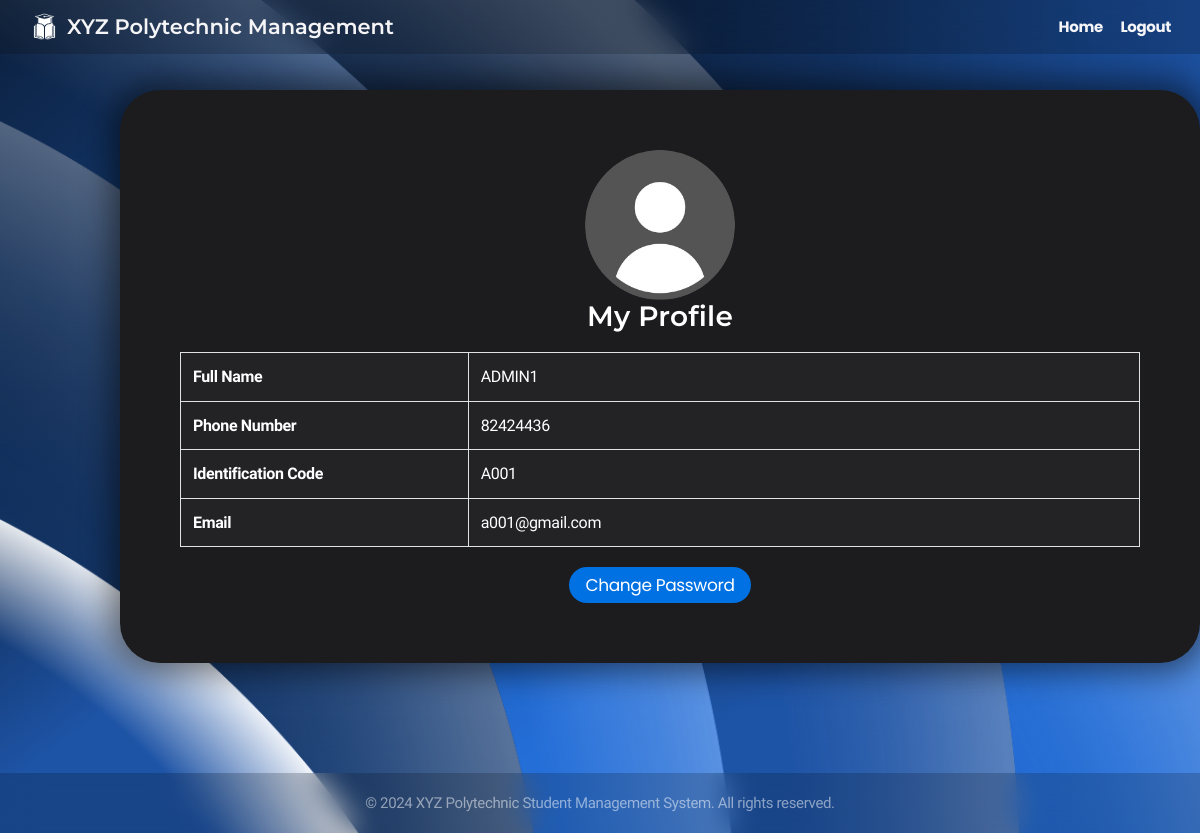
The page /admin_profile.php (signed in) on the database its author committed.
### tables this page shows
CREATE TABLE `user` (
  `identification_code` varchar(4) NOT NULL,
  `email` varchar(50) NOT NULL,
  `password` varchar(255) NOT NULL,
  `role_id` int(3) NOT NULL,
  `phone_number` int(8) NOT NULL,
  `full_name` varchar(50) NOT NULL,
  `login_tracker` int(255) NOT NULL
);

### admin_profile.php (the view, shortened to what this page needs)
<?php
$con = mysqli_connect("localhost", "root", "", "xyz polytechnic");
$admin_id_code = $_SESSION['session_identification_code'] ?? "";
$query = "
    SELECT
        u.full_name,
        u.phone_number,
        u.email,
        u.identification_code
    FROM user u
    WHERE u.identification_code = ?
";
$stmt = $con->prepare($query);
$stmt->bind_param('s', $admin_id_code);
$stmt->execute();
$result = $stmt->get_result();
$admin_data = [];
while ($row = $result->fetch_assoc()) {
    $admin_data[] = $row;
}
?>
<!DOCTYPE html>
<html lang="en">
<head>
    <link rel="stylesheet" href="/SWAP/styles.css">
</head>
<body>
    <div class="navbar">
        <div class="navbar-brand">
            <img src="logo.png" alt="XYZ Polytechnic Logo" class="school-logo">
            <h1>XYZ Polytechnic Management</h1>
        </div>
        <nav>
            <a href="admin_dashboard.php">Home</a>
            <a href="logout.php">Logout</a>
        </nav>
    </div>
    <div class="container">
        <div class="card">
            <img src="user_profile.png" alt="Profile Picture" class="profile-picture" style="display: block; margin: 0 auto; border-radius: 50%; width: 150px; height: 150px;">
            <h2 style="text-align: center;">My Profile</h2>
            <?php if (!empty($admin_data)): ?>
                <table class="profile-table" border="1" bgcolor="white" align="center">
                    <tr>
                        <th>Full Name</th>
                        <td><?php echo htmlspecialchars($admin_data[0]['full_name']); ?></td>
                    </tr>
                    <tr>
                        <th>Phone Number</th>
                        <td><?php echo htmlspecialchars($admin_data[0]['phone_number']); ?></td>
                    </tr>
                    <tr>
                        <th>Identification Code</th>
                        <td><?php echo htmlspecialchars($admin_data[0]['identification_code']); ?></td>
                    </tr>
                    <tr>
                        <th>Email</th>
                        <td><?php echo htmlspecialchars($admin_data[0]['email']); ?></td>
                    </tr>
                </table>
            <?php else: ?>
                <p style="text-align: center; color: red;"><?php echo $error_message ?? "No data available."; ?></p>
            <?php endif; ?>
            <div style="text-align: center; margin-top: 20px;">
                <a href="forget_password.php">
                    <button type="button" class="btn">Change Password</button>
                </a>
            </div>
        </div>
    </div>
    <footer class="footer">
        <p>&copy; 2024 XYZ Polytechnic Student Management System. All rights reserved.</p>
    </footer>
</body>
</html>

### styles.css (style rules this page uses)
* { margin: 0; padding: 0; box-sizing: border-box; }
body { font-family: 'Nunito Sans', sans-serif; line-height: 1.47059; font-weight: 400; letter-spacing: -.022em; background-image: url('background.png'); background-size: cover; background-position: center; background-repeat: no-repeat; background-attachment: fixed; background-color: #1c1c1e; color: #ffffff; min-height: 100vh; display: flex; flex-direction: column; -webkit-font-smoothing: antialiased; }
h1, h2, h3, h4, h5, h6 { font-family: 'Montserrat', sans-serif; font-weight: 600; }
h1 { font-size: 40px; line-height: 1.1; letter-spacing: 0; }
h2 { font-size: 28px; line-height: 1.14286; letter-spacing: .007em; }
button, .button { font-family: 'Poppins', sans-serif; background-color: #0071e3; color: #fff; font-size: 17px; line-height: 1.17648; font-weight: 400; letter-spacing: -.022em; padding: 8px 16px; border-radius: 980px; border: none; cursor: pointer; transition: all 0.3s ease; }
a { color: #0071e3; margin-top: 20px; text-decoration: none; font-weight: bold; }
.navbar { background: #0000002d; backdrop-filter: saturate(100%) blur(15px); position: fixed; top: 0px; left: 0; right: 0; z-index: 9999; height: 54px; display: flex; align-items: center; justify-content: space-between; padding: 0 22px; }
.navbar-brand { display: flex; align-items: center; }
.navbar-brand h1 { color: #f5f5f7; font-size: 21px; margin: 0; }
.navbar a { font-family: 'Poppins', sans-serif; color: #f5f5f7; font-size: 15px; text-decoration: none; padding: 0 7px; opacity: 1; transition: opacity 0.3s; }
.school-logo { height: 45px; width: 45px; }
.container { max-width: 1080px; justify-content: center; align-items: center; min-height: calc(90vh - 44px - 57px); width: 90%; margin: 30px auto; padding: 60px; }
.card { background: #1c1c1e; border-radius: 40px; padding: 60px; margin-bottom: 20px; box-shadow: 0 0 30px 10px rgba(0, 0, 0, 0.485); transition: transform 0.3s ease, box-shadow 0.3s ease; width: 1080px; }
table { width: 100%; border: 1px solid #ffffff; border-collapse: collapse; margin-bottom: 20px; margin-top: 20px; }
table th, table td { font-family: 'Nunito Sans', sans-serif; padding: 12px; border: 1px solid #dee2e6; text-align: left; background: #232326; }
.profile-table th { width: 30%; background-color: #232326; font-weight: bold; }
.profile-table td { width: 70%; }
.profile-table { border-radius: 8px; margin: 20px auto; }
.footer { padding: 20px; text-align: center; font-size: 15px; line-height: 1.33337; margin-top: auto; background: #0000002d; backdrop-filter: saturate(100%) blur(15px); color: rgba(255, 255, 255, 0.5); }

### rows shown on the page
user: full_name "ADMIN1", phone_number "82424436", identification_code "A001", email "a001@gmail.com"
